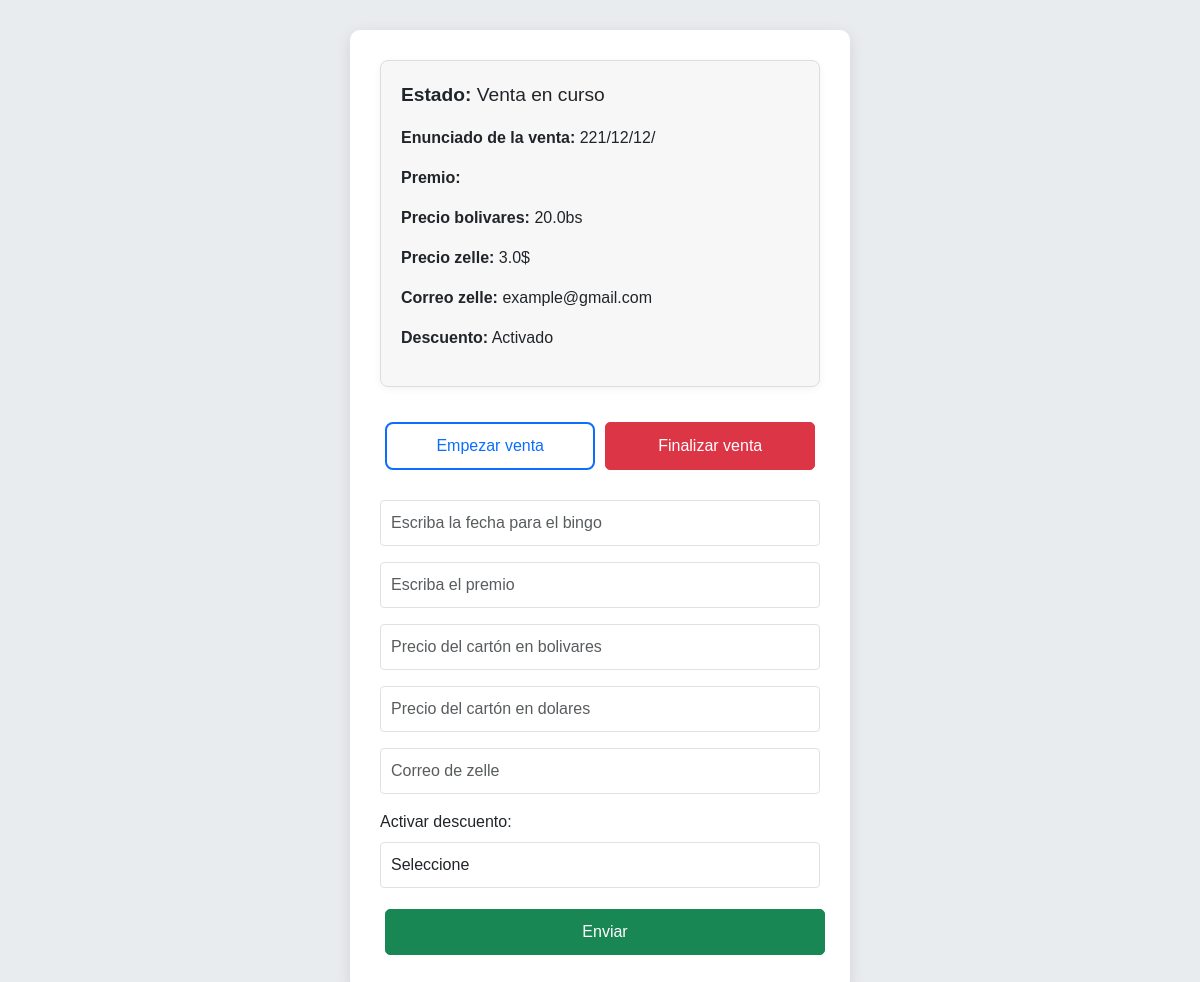
/admin/dashboard/partida (signed in), run on the app's committed database.
### tables this page shows
CREATE TABLE partida (
    id INTEGER PRIMARY KEY CHECK (id = 1), -- Solo una fila, siempre tendrá id = 1
    partida TEXT,
    precio_de_carton REAL,
    precio_dolar REAL,
    zelle TEXT,
    estatus TEXT,
    modalidad_carton_regalo TEXT,
    recompensa REAL
               );

### app.py (the view, shortened to what this page needs)
@app.route("/admin/dashboard/partida" , methods = ["POST" , "GET"])
@login_required  # Ruta protegida por login
def admin_dashboard_partida():
    datos = obtener_datos_partida()
    return render_template("admin_partida.html", datos=datos)

### app.py (called while the page is built)
def login_required(f):
    @wraps(f)
    def decorated_function(*args, **kwargs):
        if not session.get('logged_in'):  # Verifica si el usuario está autenticado
            return redirect(url_for('admin_index'))  # Redirige al login si no está autenticado
        return f(*args, **kwargs)
    return decorated_function

### crud.py (called while the page is built, shortened)
def obtener_datos_partida():
    conn = sqlite3.connect('bingo.db')
    cursor = conn.cursor()
    cursor.execute("SELECT estatus, partida, recompensa, precio_de_carton, precio_dolar, zelle, modalidad_carton_regalo FROM partida WHERE id = 1")
    resultado = cursor.fetchone()
    conn.commit()
    conn.close()
    return resultado if resultado else None

### templates/admin_partida.html (shortened to what this page needs)
<!DOCTYPE html>
<html lang="es">
<head>
    <link href="https://cdn.jsdelivr.net/npm/bootstrap@5.3.3/dist/css/bootstrap.min.css" rel="stylesheet">
</head>
<body>
    <div class="container form-container">
        <div class="last-selected">
            <p style="font-size: larger;"><strong >Estado:</strong> {{ datos[0] }}</p>
            <p><strong>Enunciado de la venta:</strong> {{ datos[1] }}</p>
            <p><strong>Premio:</strong> {{ datos[2] }}</p>
            <p><strong>Precio bolivares:</strong> {{ datos[3] }}bs</p>
            <p><strong>Precio zelle:</strong> {{ datos[4] }}$</p>
            <p><strong>Correo zelle:</strong> {{ datos[5] }}</p>
            <p><strong>Descuento:</strong> {{ datos[6] }}</p>
        </div>
        <form method="POST" class="w-100">
            <div class="mb-3">
                <div class="d-flex justify-content-between">
                    <button type="submit" class="btn btn-outline-primary btn-custom" name="action" value="Venta en curso">Empezar venta</button>
                    <button type="submit" class="btn btn-danger" name="action" value="Venta finalizada">Finalizar venta</button>
                </div>
            </div>
            <div class="mb-3 w-100">
                <input type="text" class="form-control" id="fechaEnunciado" name="fechaEnunciado" placeholder="Escriba la fecha para el bingo" value="{{ ultimo_fecha_enunciado }}">
            </div>
            <div class="mb-3 w-100">
                <input type="text" class="form-control" id="recompensa" name="recompensa" placeholder="Escriba el premio" value="{{ ultima_recompensa }}">
            </div>
            <div class="mb-3 w-100">
                <input type="number" class="form-control" id="precioCarton" name="precioCarton" placeholder="Precio del cartón en bolivares" value="{{ ultimo_precio_carton }}">
            </div>
            <div class="mb-3 w-100">
                <input type="number" class="form-control" id="precioCarton$" name="precioCarton$" placeholder="Precio del cartón en dolares" value="{{ ultimo_precio_carton }}">
            </div>
            <div class="mb-3 w-100">
                <input type="email" class="form-control" id="zelle" name="zelle" placeholder="Correo de zelle" value="{{ ultimo_precio_carton }}">
            </div>
            <label for="tipoCarton" class="form-label">Activar descuento:</label>
            <div class="mb-3 w-100">
                <select class="form-control" id="tipoCarton" name="tipoCarton">
                    <option value="">Seleccione</option>
                </select>
            </div>
            <button type="submit" class="btn btn-success w-100">Enviar</button>
        </form>
    </div>
</body>
</html>

### templates/admin_partida.html (style rules this page uses)
body { background-color: #e9ecef; font-family: 'Arial', sans-serif; padding: 30px; }
.form-container { max-width: 500px; margin: auto; background-color: #fff; padding: 30px; border-radius: 10px; box-shadow: 0 4px 15px rgba(0, 0, 0, 0.1); display: flex; flex-direction: column; justify-content: center; align-items: center; }
.form-control { margin-bottom: 15px; border-radius: 4px; padding: 10px; box-shadow: none; }
.last-selected { background-color: #f7f7f7; padding: 20px; border-radius: 8px; border: 1px solid #ddd; margin-bottom: 30px; box-shadow: 0 2px 8px rgba(0, 0, 0, 0.05); width: 100%; }
.btn-custom { min-width: 150px; padding: 12px 12px; border-radius: 8px; }
.btn-primary, .btn-danger, .btn-success { border-radius: 5px; transition: transform 0.3s ease; }
.btn-outline-primary, .btn-outline-danger { border-width: 2px; transition: border-color 0.3s ease; }
.d-flex.justify-content-between { margin-bottom: 25px; }
.btn-custom { min-width: 120px; }
.btn { padding: 10px; width: 80%; margin-bottom: 10px; margin: 5px; }

### data on the page
partida: estatus "Venta en curso", partida "221/12/12/", precio_de_carton "20.0", precio_dolar "3.0", zelle "example@gmail.com", modalidad_carton_regalo "Activado"
